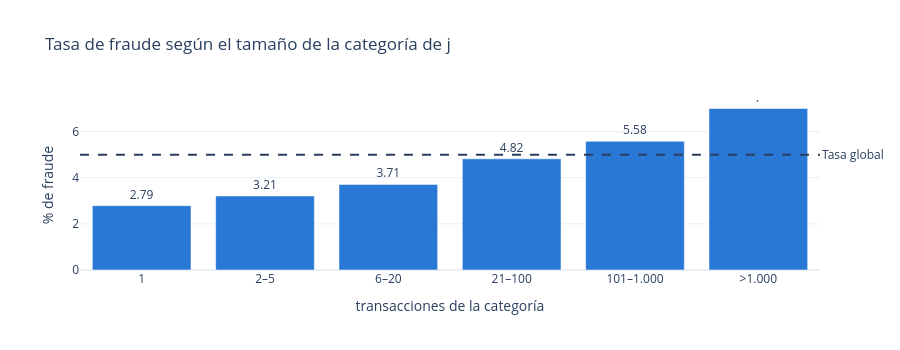

Notebook code for this chart:
### Code cell
# Tasa de fraude según el tamaño de la categoría
graficar_tasa_fraude(df['fraude'], tramos_tamano, 'Tasa de fraude según el tamaño de la categoría de j').show()

### Figure 1 — Plotly figure (JSON) as saved in the notebook; plotly's stock layout.template omitted (floating-point values rounded to 4 significant figures)
{"data": [{"hovertemplate": "transacciones de la categoría=%{x}<br>% de fraude=%{y}<extra></extra>", "legendgroup": "", "marker": {"color": "#2a78d6", "pattern": {"shape": ""}}, "name": "", "orientation": "v", "showlegend": false, "textposition": "outside", "texttemplate": "%{y}", "type": "bar", "x": ["1", "2–5", "6–20", "21–100", "101–1.000", ">1.000"], "xaxis": "x", "y": [2.79, 3.21, 3.71, 4.82, 5.58, 7.0], "yaxis": "y"}], "layout": {"annotations": [{"showarrow": false, "text": "Tasa global", "x": 1, "xanchor": "left", "xref": "x domain", "y": 5, "yanchor": "middle", "yref": "y"}], "barmode": "relative", "height": 350, "legend": {"tracegroupgap": 0}, "shapes": [{"line": {"dash": "dash"}, "type": "line", "x0": 0, "x1": 1, "xref": "x domain", "y0": 5, "y1": 5, "yref": "y"}], "title": {"text": "Tasa de fraude según el tamaño de la categoría de j"}, "xaxis": {"anchor": "y", "domain": [0, 1], "title": {"text": "transacciones de la categoría"}, "type": "category"}, "yaxis": {"anchor": "x", "domain": [0, 1], "title": {"text": "% de fraude"}}}}
